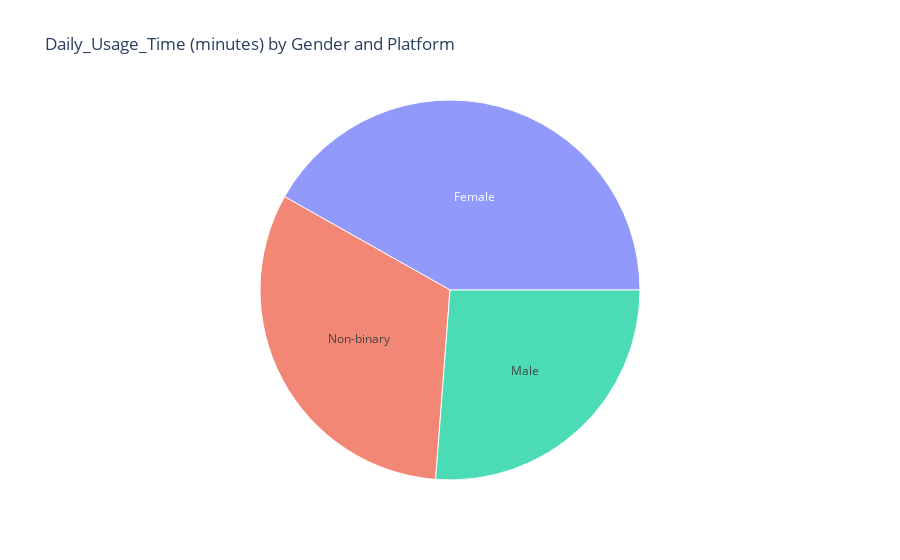

This figure's notebook cell:
### Code cell
# For more information about this
import plotly.express as py
py.sunburst(df, path=['Gender'], values='Daily_Usage_Time (minutes)', title='Daily_Usage_Time (minutes) by Gender and Platform')

### Figure 1 — Plotly figure (JSON) as saved in the notebook; plotly's stock layout.template omitted (floating-point values rounded to 4 significant figures)
{"data": [{"branchvalues": "total", "domain": {"x": [0, 1], "y": [0, 1]}, "hovertemplate": "labels=%{label}<br>Daily_Usage_Time (minutes)=%{value}<br>parent=%{parent}<br>id=%{id}<extra></extra>", "ids": ["Female", "Male", "Non-binary"], "labels": ["Female", "Male", "Non-binary"], "name": "", "parents": ["", "", ""], "type": "sunburst", "values": [5480, 3434, 4190]}], "layout": {"autosize": true, "legend": {"tracegroupgap": 0}, "title": {"text": "Daily_Usage_Time (minutes) by Gender and Platform"}}}
